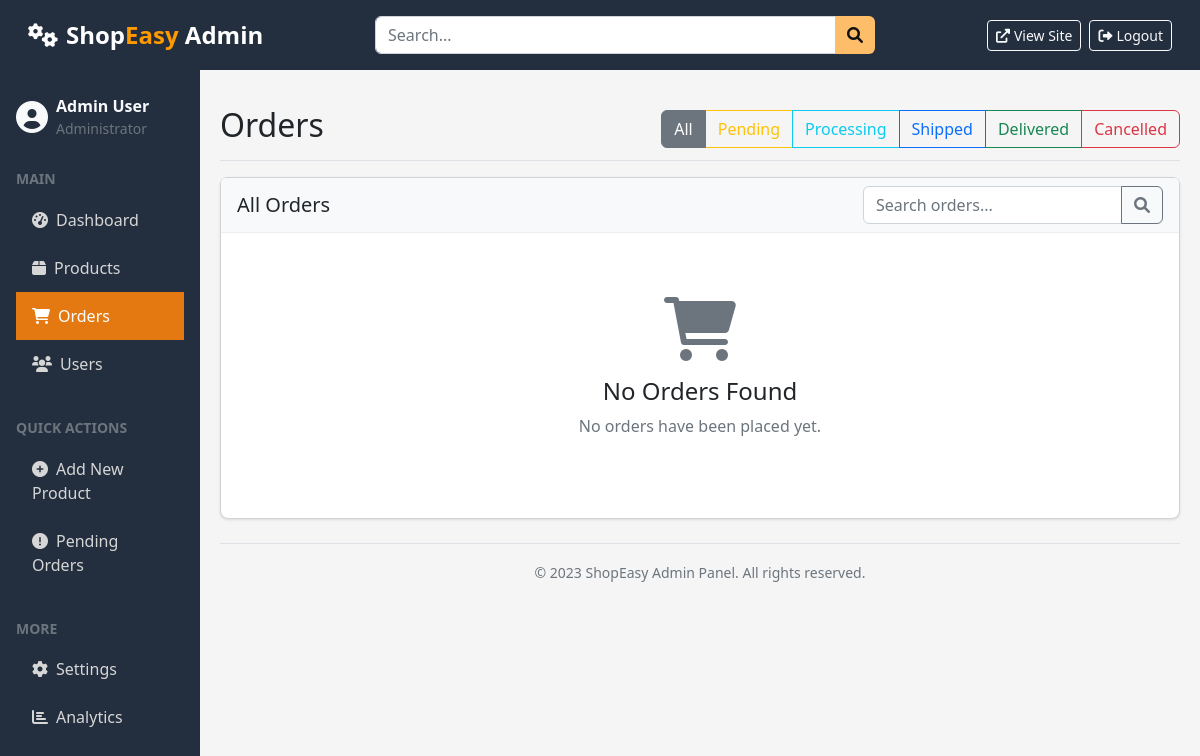
Page /admin/orders (signed in) on the earlier database version.
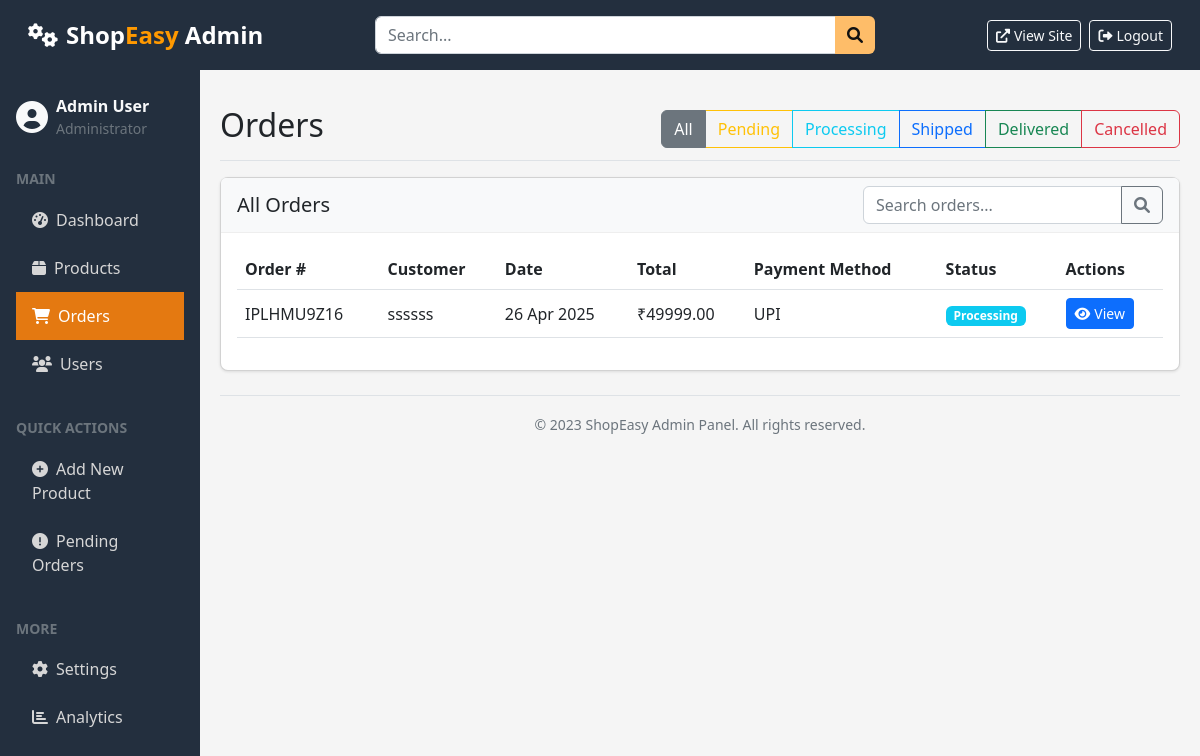
Same page on the later database version.
### models.py (models this page shows, shortened)
class Order(db.Model):
    id = db.Column(db.Integer, primary_key=True)
    order_number = db.Column(db.String(20), unique=True)
    total_amount = db.Column(db.Float, nullable=False)
    status = db.Column(db.String(20), default='Pending')  # Pending, Processing, Shipped, Delivered, Cancelled
    payment_method = db.Column(db.String(50))  # COD, Credit Card, Debit Card, UPI, etc.
    created_at = db.Column(db.DateTime, default=datetime.utcnow)
    user_id = db.Column(db.Integer, db.ForeignKey('user.id'), nullable=False)
    address_id = db.Column(db.Integer, db.ForeignKey('address.id'), nullable=False)
    items = db.relationship('OrderItem', backref='order', lazy=True)

class User(UserMixin, db.Model):
    id = db.Column(db.Integer, primary_key=True)
    name = db.Column(db.String(100), nullable=False)
    email = db.Column(db.String(120), unique=True, nullable=False)
    password = db.Column(db.String(256), nullable=False)
    is_admin = db.Column(db.Boolean, default=False)
    created_at = db.Column(db.DateTime, default=datetime.utcnow)
    addresses = db.relationship('Address', backref='user', lazy=True)
    orders = db.relationship('Order', backref='user', lazy=True)
    cart_items = db.relationship('CartItem', backref='user', lazy=True)

### routes.py (the view)
@app.route('/admin/orders')
@admin_required
def admin_orders():
    status_filter = request.args.get('status', '')
    if status_filter:
        orders = Order.query.filter_by(status=status_filter).order_by(Order.created_at.desc()).all()
    else:
        orders = Order.query.order_by(Order.created_at.desc()).all()
    return render_template('admin/orders.html', orders=orders, current_status=status_filter)

### routes.py (called while the page is built)
def admin_required(f):
    @wraps(f)
    def decorated_function(*args, **kwargs):
        if 'user_id' not in session:
            flash('Please login to access this page', 'danger')
            return redirect(url_for('login', next=request.url))
        user = User.query.get(session['user_id'])
        if not user or not user.is_admin:
            abort(403)
        return f(*args, **kwargs)
    return decorated_function

### templates/admin/orders.html (shortened to what this page needs)
{% extends 'admin/layout.html' %}
{% block content %}
<div class="d-flex justify-content-between flex-wrap flex-md-nowrap align-items-center pt-3 pb-2 mb-3 border-bottom">
    <h1 class="h2">Orders</h1>
    <div class="btn-group">
        <a href="{{ url_for('admin_orders') }}" class="btn btn-outline-secondary {{ 'active' if not current_status }}">All</a>
        <a href="{{ url_for('admin_orders', status='Pending') }}" class="btn btn-outline-warning {{ 'active' if current_status == 'Pending' }}">Pending</a>
        <a href="{{ url_for('admin_orders', status='Processing') }}" class="btn btn-outline-info {{ 'active' if current_status == 'Processing' }}">Processing</a>
        <a href="{{ url_for('admin_orders', status='Shipped') }}" class="btn btn-outline-primary {{ 'active' if current_status == 'Shipped' }}">Shipped</a>
        <a href="{{ url_for('admin_orders', status='Delivered') }}" class="btn btn-outline-success {{ 'active' if current_status == 'Delivered' }}">Delivered</a>
        <a href="{{ url_for('admin_orders', status='Cancelled') }}" class="btn btn-outline-danger {{ 'active' if current_status == 'Cancelled' }}">Cancelled</a>
    </div>
</div>
<div class="card">
    <div class="card-header d-flex justify-content-between align-items-center">
        <h5 class="mb-0">
            {% if current_status %}
                {{ current_status }} Orders
            {% else %}
                All Orders
            {% endif %}
        </h5>
        <div class="input-group" style="width: 300px;">
            <input type="text" class="form-control" placeholder="Search orders..." id="orderSearch">
            <button class="btn btn-outline-secondary" type="button">
                <i class="fas fa-search"></i>
            </button>
        </div>
    </div>
    <div class="card-body">
        {% if orders %}
        <div class="table-responsive">
            <table class="table table-hover align-middle">
                <thead>
                    <tr>
                        <th>Order #</th>
                        <th>Customer</th>
                        <th>Date</th>
                        <th>Total</th>
                        <th>Payment Method</th>
                        <th>Status</th>
                        <th>Actions</th>
                    </tr>
                </thead>
                <tbody>
                    {% for order in orders %}
                    <tr>
                        <td>{{ order.order_number }}</td>
                        <td>{{ order.user.name }}</td>
                        <td>{{ order.created_at.strftime('%d %b %Y') }}</td>
                        <td>₹{{ "%.2f"|format(order.total_amount) }}</td>
                        <td>
                            {% if order.payment_method == 'cod' %}
                                Cash on Delivery
                            {% elif order.payment_method == 'card' %}
                                Credit/Debit Card
                            {% elif order.payment_method == 'upi' %}
                                UPI
                            {% elif order.payment_method == 'netbanking' %}
                                Net Banking
                            {% endif %}
                        </td>
                        <td>
                            <span class="badge bg-{{ 'success' if order.status == 'Delivered'
                                             else 'primary' if order.status == 'Shipped'
                                             else 'info' if order.status == 'Processing'
                                             else 'warning' if order.status == 'Pending'
                                             else 'danger' }}">
                                {{ order.status }}
                            </span>
                        </td>
                        <td>
                            <a href="{{ url_for('admin_order_detail', order_id=order.id) }}" class="btn btn-sm btn-primary">
                                <i class="fas fa-eye me-1"></i>View
                            </a>
                        </td>
                    </tr>
                    {% endfor %}
                </tbody>
            </table>
        </div>
        {% else %}
        <div class="text-center py-5">
            <i class="fas fa-shopping-cart fa-4x text-muted mb-3"></i>
            <h4>No Orders Found</h4>
            <p class="text-muted">
                {% if current_status %}
                    No {{ current_status.lower() }} orders available.
                {% else %}
                    No orders have been placed yet.
                {% endif %}
            </p>
        </div>
        {% endif %}
    </div>
</div>
{% endblock %}

### templates/admin/layout.html (shortened to what this page needs)
<!DOCTYPE html>
<html lang="en" data-bs-theme="light">
<head>
    <link href="https://cdn.jsdelivr.net/npm/bootstrap@5.2.3/dist/css/bootstrap.min.css" rel="stylesheet">
    <link rel="stylesheet" href="https://cdn.jsdelivr.net/npm/@fortawesome/fontawesome-free@6.0.0-beta3/css/all.min.css">
    <link rel="stylesheet" href="{{ url_for('static', filename='css/custom.css') }}">
</head>
<body>
    <header class="admin-header sticky-top">
        <div class="container-fluid">
            <div class="row align-items-center">
                <div class="col-auto d-flex align-items-center">
                    <a class="brand-logo text-decoration-none" href="{{ url_for('admin_dashboard') }}">
                        <i class="fas fa-cogs me-2"></i>Shop<span>Easy</span> Admin
                    </a>
                </div>
                <div class="col d-none d-md-block">
                    <form class="d-flex w-100 mx-auto" style="max-width: 500px;">
                        <div class="input-group">
                            <input type="search" class="form-control" placeholder="Search...">
                            <button class="btn search-button" type="submit">
                                <i class="fas fa-search"></i>
                            </button>
                        </div>
                    </form>
                </div>
                <div class="col-auto ms-auto">
                    <div class="d-flex align-items-center">
                        <a href="{{ url_for('index') }}" class="btn btn-sm btn-outline-light me-2" target="_blank">
                            <i class="fas fa-external-link-alt me-1"></i>View Site
                        </a>
                        <a href="{{ url_for('logout') }}" class="btn btn-sm btn-outline-light">
                            <i class="fas fa-sign-out-alt me-1"></i>Logout
                        </a>
                    </div>
                </div>
            </div>
        </div>
    </header>
    <div class="container-fluid">
        <div class="row">
            <div class="col-md-3 col-lg-2 px-0 admin-sidebar collapse d-md-block" id="adminSidebar">
                <nav class="py-2">
                    <div class="px-3 py-3">
                        <div class="text-light d-flex align-items-center">
                            <i class="fas fa-user-circle fa-2x me-2"></i>
                            <div>
                                <div class="fw-bold">Admin User</div>
                                <div class="small text-muted">Administrator</div>
                            </div>
                        </div>
                    </div>
                    <div class="p-3">
                        <h6 class="text-uppercase text-muted small fw-bold">Main</h6>
                        <ul class="nav flex-column">
                            <li class="nav-item">
                                <a class="nav-link {% if request.endpoint == 'admin_dashboard' %}active{% endif %}" href="{{ url_for('admin_dashboard') }}">
                                    <i class="fas fa-tachometer-alt me-2"></i>Dashboard
                                </a>
                            </li>
                            <li class="nav-item">
                                <a class="nav-link {% if request.endpoint.startswith('admin_product') %}active{% endif %}" href="{{ url_for('admin_products') }}">
                                    <i class="fas fa-box me-2"></i>Products
                                </a>
                            </li>
                            <li class="nav-item">
                                <a class="nav-link {% if request.endpoint.startswith('admin_order') %}active{% endif %}" href="{{ url_for('admin_orders') }}">
                                    <i class="fas fa-shopping-cart me-2"></i>Orders
                                </a>
                            </li>
                            <li class="nav-item">
                                <a class="nav-link {% if request.endpoint.startswith('admin_user') %}active{% endif %}" href="{{ url_for('admin_users') }}">
                                    <i class="fas fa-users me-2"></i>Users
                                </a>
                            </li>
                        </ul>
                    </div>
                    <div class="p-3">
                        <h6 class="text-uppercase text-muted small fw-bold">Quick Actions</h6>
                        <ul class="nav flex-column">
                            <li class="nav-item">
                                <a class="nav-link" href="{{ url_for('admin_add_product') }}">
                                    <i class="fas fa-plus-circle me-2"></i>Add New Product
                                </a>
                            </li>
                            <li class="nav-item">
                                <a class="nav-link" href="{{ url_for('admin_orders', status='Pending') }}">
                                    <i class="fas fa-exclamation-circle me-2"></i>Pending Orders
                                </a>
                            </li>
                        </ul>
                    </div>
                    <div class="p-3">
                        <h6 class="text-uppercase text-muted small fw-bold">More</h6>
                        <ul class="nav flex-column">
                            <li class="nav-item">
                                <a class="nav-link" href="#">
                                    <i class="fas fa-cog me-2"></i>Settings
                                </a>
                            </li>
                            <li class="nav-item">
                                <a class="nav-link" href="#">
                                    <i class="fas fa-chart-bar me-2"></i>Analytics
                                </a>
                            </li>
                        </ul>
                    </div>
                </nav>
            </div>
            <div class="col-md-9 col-lg-10 admin-container">
                {% block content %}{% endblock %}
                <footer class="py-3 mt-4 border-top">
                    <div class="text-center text-muted">
                        <small>&copy; 2023 ShopEasy Admin Panel. All rights reserved.</small>
                    </div>
                </footer>
            </div>
        </div>
    </div>
</body>
</html>

### static/css/custom.css (style rules this page uses)
:root { --amazon-orange: #FF9900; --amazon-dark-orange: #E47911; --amazon-yellow: #FEBD69; --amazon-blue: #232F3E; --amazon-light-blue: #37475A; --amazon-button: #FFD814; --amazon-button-hover: #F7CA00; --amazon-button-text: #0F1111; }
.search-button { background-color: var(--amazon-yellow); color: #111; border: none; }

### templates/admin/layout.html (style rules this page uses)
.admin-sidebar { background-color: #232F3E; min-height: 100vh; }
.admin-sidebar .nav-link { color: #d6d6d6; border-radius: 0; padding: 0.75rem 1rem; }
.admin-sidebar .nav-link.active { background-color: var(--amazon-dark-orange); color: white; }
.admin-header { background-color: #232F3E; color: white; padding: 1rem; }
.brand-logo { color: white; font-weight: bold; font-size: 1.5rem; }
.brand-logo span { color: var(--amazon-orange); }
.admin-container { background-color: #f5f5f5; padding: 20px; }
.card { border-radius: 8px; box-shadow: 0 1px 3px rgba(0,0,0,0.1); margin-bottom: 20px; }
.card-header { background-color: #f8f9fa; border-bottom: 1px solid #eee; }

Differences in the rows shown:
added Order: order_number "IPLHMU9Z16", user.name "ssssss", created_at "26 Apr 2025", total_amount "49999.00", payment_method "UPI", status "Processing"
Other differences:
text no longer shown: "No Orders Found No orders have been placed yet."
text now shown: "Order # Customer Date Total Payment Method Status Actions"
